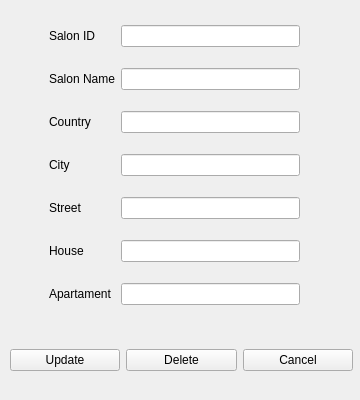
<?xml version="1.0" encoding="UTF-8"?>
<ui version="4.0">
 <class>SalonEditForm</class>
 <widget class="QWidget" name="SalonEditForm">
  <property name="geometry">
   <rect>
    <x>0</x>
    <y>0</y>
    <width>360</width>
    <height>400</height>
   </rect>
  </property>
  <property name="windowTitle">
   <string>Form</string>
  </property>
  <widget class="QWidget" name="gridLayoutWidget">
   <property name="geometry">
    <rect>
     <x>49</x>
     <y>10</y>
     <width>251</width>
     <height>311</height>
    </rect>
   </property>
   <layout class="QGridLayout" name="gridLayout">
    <item row="6" column="2">
     <widget class="QLineEdit" name="salon_new_apart_edit"/>
    </item>
    <item row="2" column="0">
     <widget class="QLabel" name="label_2">
      <property name="text">
       <string>Country</string>
      </property>
     </widget>
    </item>
    <item row="5" column="0">
     <widget class="QLabel" name="label_5">
      <property name="text">
       <string>House</string>
      </property>
     </widget>
    </item>
    <item row="0" column="0">
     <widget class="QLabel" name="label_7">
      <property name="text">
       <string>Salon ID</string>
      </property>
     </widget>
    </item>
    <item row="1" column="2">
     <widget class="QLineEdit" name="salon_new_name_edit"/>
    </item>
    <item row="5" column="2">
     <widget class="QLineEdit" name="salon_new_house_edit"/>
    </item>
    <item row="6" column="0">
     <widget class="QLabel" name="label_6">
      <property name="text">
       <string>Apartament</string>
      </property>
     </widget>
    </item>
    <item row="1" column="0">
     <widget class="QLabel" name="label">
      <property name="text">
       <string>Salon Name</string>
      </property>
     </widget>
    </item>
    <item row="3" column="0">
     <widget class="QLabel" name="label_3">
      <property name="text">
       <string>City</string>
      </property>
     </widget>
    </item>
    <item row="4" column="0">
     <widget class="QLabel" name="label_4">
      <property name="text">
       <string>Street</string>
      </property>
     </widget>
    </item>
    <item row="4" column="2">
     <widget class="QLineEdit" name="salon_new_street_edit"/>
    </item>
    <item row="3" column="2">
     <widget class="QLineEdit" name="salon_new_city_edit"/>
    </item>
    <item row="2" column="2">
     <widget class="QLineEdit" name="salon_new_country_edit"/>
    </item>
    <item row="0" column="2">
     <widget class="QLineEdit" name="salon_id_data">
      <property name="readOnly">
       <bool>true</bool>
      </property>
     </widget>
    </item>
   </layout>
  </widget>
  <widget class="QWidget" name="horizontalLayoutWidget">
   <property name="geometry">
    <rect>
     <x>10</x>
     <y>320</y>
     <width>343</width>
     <height>80</height>
    </rect>
   </property>
   <layout class="QHBoxLayout" name="horizontalLayout">
    <item>
     <widget class="QPushButton" name="salon_update_button">
      <property name="text">
       <string>Update</string>
      </property>
     </widget>
    </item>
    <item>
     <widget class="QPushButton" name="salon_delete_button">
      <property name="text">
       <string>Delete</string>
      </property>
     </widget>
    </item>
    <item>
     <widget class="QPushButton" name="salon_cancel_button">
      <property name="text">
       <string>Cancel</string>
      </property>
     </widget>
    </item>
   </layout>
  </widget>
 </widget>
 <resources/>
 <connections/>
</ui>
